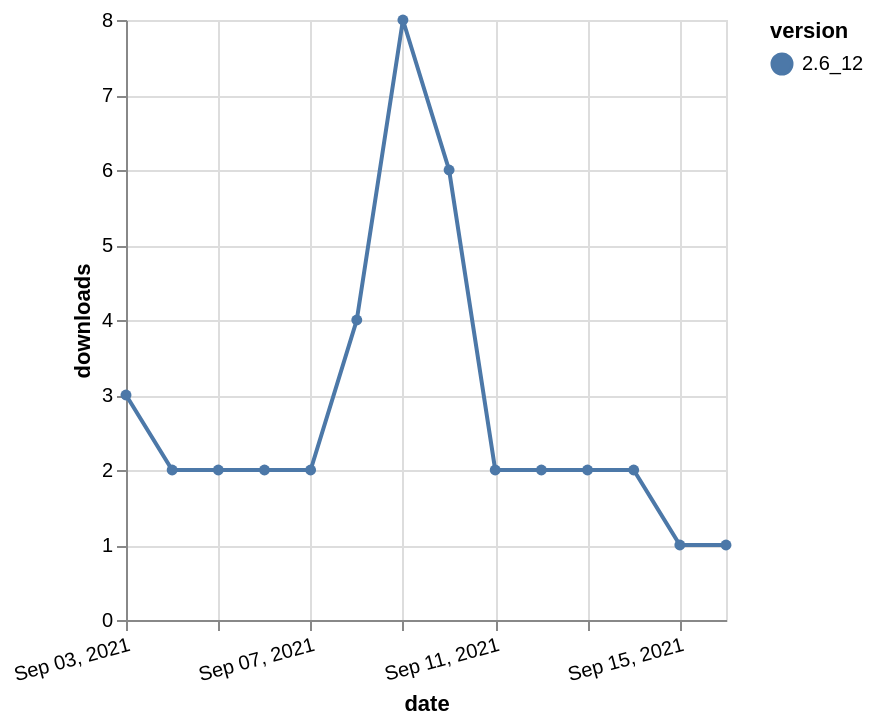

Write a Vega-Lite specification for this figure.
### Vega-Lite specification from a JSON file in a GitHub repository (floating-point values rounded to 4 significant figures)
{"$schema": "https://vega.github.io/schema/vega-lite/v5.json", "description": "A simple bar chart with embedded data.", "data": {"values": [{"date": "2021-09-03", "total": 789, "delta": 3, "version": "2.6_12"}, {"date": "2021-09-04", "total": 791, "delta": 2, "version": "2.6_12"}, {"date": "2021-09-05", "total": 793, "delta": 2, "version": "2.6_12"}, {"date": "2021-09-06", "total": 795, "delta": 2, "version": "2.6_12"}, {"date": "2021-09-07", "total": 797, "delta": 2, "version": "2.6_12"}, {"date": "2021-09-08", "total": 801, "delta": 4, "version": "2.6_12"}, {"date": "2021-09-09", "total": 809, "delta": 8, "version": "2.6_12"}, {"date": "2021-09-10", "total": 815, "delta": 6, "version": "2.6_12"}, {"date": "2021-09-11", "total": 817, "delta": 2, "version": "2.6_12"}, {"date": "2021-09-12", "total": 819, "delta": 2, "version": "2.6_12"}, {"date": "2021-09-13", "total": 821, "delta": 2, "version": "2.6_12"}, {"date": "2021-09-14", "total": 823, "delta": 2, "version": "2.6_12"}, {"date": "2021-09-15", "total": 824, "delta": 1, "version": "2.6_12"}, {"date": "2021-09-16", "total": 825, "delta": 1, "version": "2.6_12"}]}, "width": "container", "mark": {"type": "line", "point": {"filled": true}}, "encoding": {"x": {"field": "date", "type": "temporal", "timeUnit": "yearmonthdate", "title": "date", "axis": {"labelAngle": -15}}, "y": {"field": "delta", "type": "quantitative", "title": "downloads"}, "color": {"field": "version", "type": "nominal"}, "tooltip": {"field": "delta"}}}
